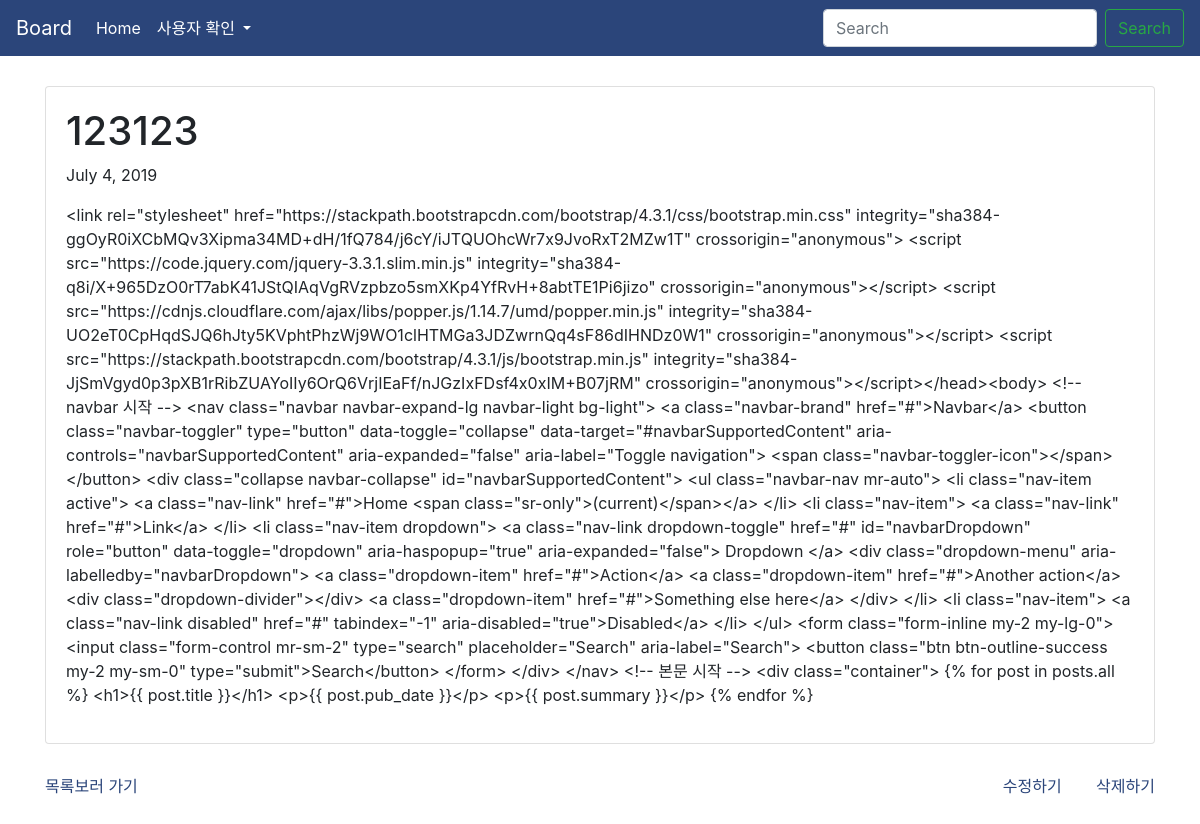
Page /board/4 on the committed database.
### app_board/models.py (models this page shows, shortened)
class Board(models.Model) :
    title = models.CharField(max_length = 200)
    pub_date = models.DateField('date published')
    body = models.TextField()

### app_board/views.py (the view)
# urls.py: path('<int:post_id>', app_board.views.detail, name="detail"), #<type:name>
def detail(request, post_id) :
    post_detail = get_object_or_404(Board, pk = post_id) #pk는 모델에서 찍어낸 객체 구분자
    return render(request, 'detail.html', {'post' : post_detail})

### app_board/templates/detail.html (shortened to what this page needs)
{% extends 'base.html' %}
{% block content %}
<div class="container">
    <div class="card">
        <div class="card-body">
            <h1>{{ post.title }}</h1>
            <p>{{ post.pub_date }}</p>
            <p>{{ post.body }}</p>
        </div>
    </div>
    <div class="choice">
        <div class="seeList">
            <a href="{% url 'home' %}">목록보러 가기</a>
        </div>
        <div class="changePost">
            <a class="edit" href="{% url 'edit' post.id %}">수정하기</a>
            <a class="delete" href="{% url 'delete' post.id %}">삭제하기</a>
        </div>
    </div>
</div>
</body>
{% endblock %}

### app_board/templates/detail.html (style rules this page uses)
.card { margin-top: 30px; }
.choice a { color: #2b457a; }
.choice { margin-top:30px; margin-bottom: 30px; display: grid; grid-template-columns: 50% 50%; }
.changePost { text-align: right; }
.edit { margin-right: 30px; }

### rows in the picture
Board: title "123123", pub_date "July 4, 2019", body "<link rel=\"stylesheet\" href=\"https://stackpath.bootstrapcdn.com/bootstrap/4.3.1/css/bootstrap.min.css\" integrity=\"sha384-ggOyR0iXCbMQv3Xipma34MD+dH/1fQ784/j6cY/iJTQUOhcWr7x9JvoRxT2MZw1T\" crossorigin=\"anonymous\"> <script src=\"https://code.jquery.com/jquery-3.3.1.slim.min.js\" integrity=\"sha384-q8i/X+965DzO0rT7abK41JStQIAqVgRVzpbzo5smXKp4YfRvH+8abtTE1Pi6jizo\" crossorigin=\"anonymous\"></script> <script src=\"https://cdnjs.cloudflare.com/ajax/libs/popper.js/1.14.7/umd/popper.min.js\" integrity=\"sha384-UO2eT0CpHqdSJQ6hJty5KVphtPhzWj9WO1clHTMGa3JDZwrnQq4sF86dIHNDz0W1\" crossorigin=\"anonymous\"></script> <script src=\"https://stackpath.bootstrapcdn.com/bootstrap/4.3.1/js/bootstrap.min.js\"…"
